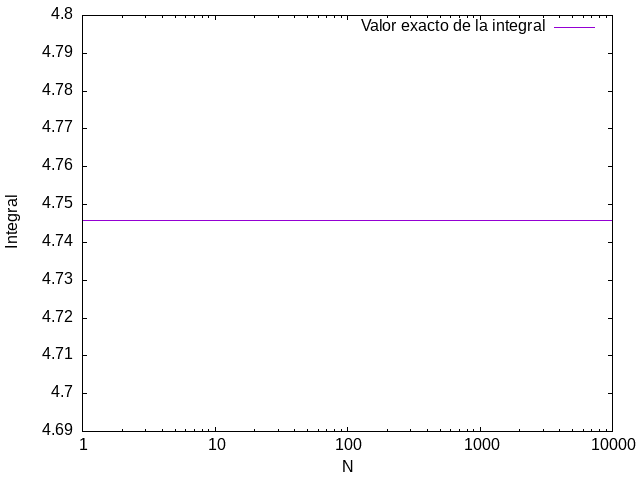

Reproduce this figure in gnuplot.
set term png
set output 'grafico_integral_exacta.png' 
set xlabel 'N'
set ylabel 'Integral' 
set logscale x
plot 'resultados.dat' u 1:3 w l title 'Valor exacto de la integral' 
